Frame 1 (no input): blank canvas, image omitted
Frame 60 (the mouse pressed at the canvas centre just before this capture): blank canvas, image omitted
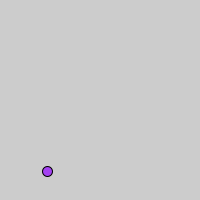
Frame 120 (the mouse held since frame 60 and released just before this capture)

The Processing sketch whose frames 1 and 60 were blank and that drew this single picture after the mouse press (run headless with seeded random() and noise(); from frame 60 on, the mouse is pressed at the canvas centre):

// Processing sketch: timing_experiment_2
// ── timing_experiment_2.pde
int oldTime = 0;
int currentTime = 0;
int timeChange;

void setup(){
  size(200,200);
}

void draw(){
  currentTime = millis();
  timeChange = currentTime-oldTime;
  if(timeChange >= 2000){
   fill(random(255),random(255),random(255));
  ellipse(random(width),random(height),10,10);
   oldTime = currentTime; 
  }
}
